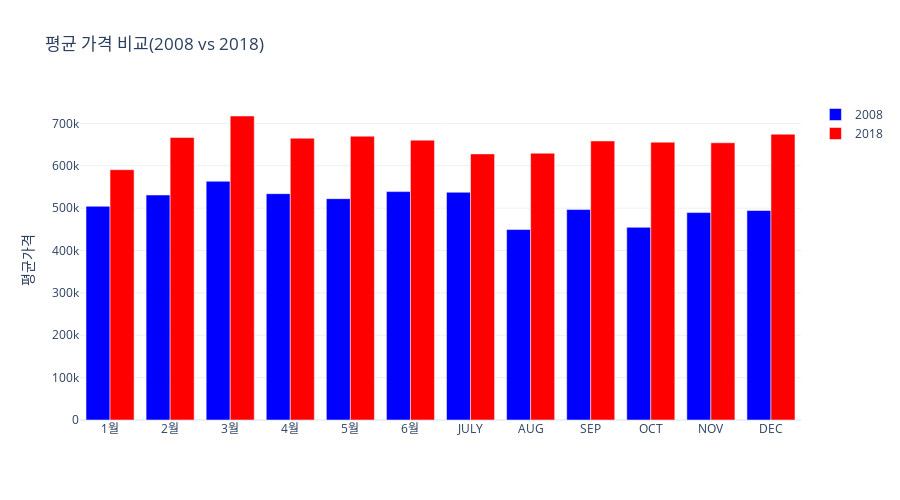

Write notebook code for a chart like this one.
### Code cell
import plotly.graph_objects as go
import pandas as pd

# map
month_map = {1: "1월", 2:"2월", 3:"3월", 4:"4월", 5:"5월", 6:"6월",
             7: "JULY", 8:"AUG", 9:"SEP", 10:"OCT", 11:"NOV", 12:"DEC"}

# 월 변경
# 매핑한 '월' 생성
result['month_map'] = result['month'].map(month_map)

result.head()

fig = go.Figure()

# 막대그래프
for year in [2008, 2018]:
    yearly_data = result[result['year'] == year]
    fig.add_trace(go.Bar(
        x = yearly_data['month_map'],
        y = yearly_data['price'],
        name = str(year),
        marker_color = 'blue' if year == 2008 else 'red'
    ))
    
# 업데이트 레이아웃
fig.update_layout(
    barmode = 'group',
    title = '평균 가격 비교(2008 vs 2018)',
    xaxis = dict(
        tickmode='array',
        tickvals = list(month_map.values()),
        ticktext = list(month_map.values())
    ),
    yaxis_title = '평균가격', 
    height = 500
)

fig.show()

### Figure 1 — Plotly figure (JSON) as saved in the notebook; plotly's stock layout.template omitted (floating-point values rounded to 4 significant figures)
{"data": [{"marker": {"color": "blue"}, "name": "2008", "type": "bar", "x": ["1월", "2월", "3월", "4월", "5월", "6월", "JULY", "AUG", "SEP", "OCT", "NOV", "DEC"], "y": [504400.0, 531080, 563500, 534200.0, 522400.0, 539100.0, 537500.0, 449500.0, 496800.0, 454822, 489500.0, 494400.0]}, {"marker": {"color": "red"}, "name": "2018", "type": "bar", "x": ["1월", "2월", "3월", "4월", "5월", "6월", "JULY", "AUG", "SEP", "OCT", "NOV", "DEC"], "y": [590800.0, 666700.0, 717500.0, 665000.0, 669800.0, 660500.0, 628074, 629700.0, 658600.0, 655700.0, 654300.0, 674600.0]}], "layout": {"barmode": "group", "height": 500, "title": {"text": "평균 가격 비교(2008 vs 2018)"}, "xaxis": {"tickmode": "array", "ticktext": ["1월", "2월", "3월", "4월", "5월", "6월", "JULY", "AUG", "SEP", "OCT", "NOV", "DEC"], "tickvals": ["1월", "2월", "3월", "4월", "5월", "6월", "JULY", "AUG", "SEP", "OCT", "NOV", "DEC"]}, "yaxis": {"title": {"text": "평균가격"}}}}
